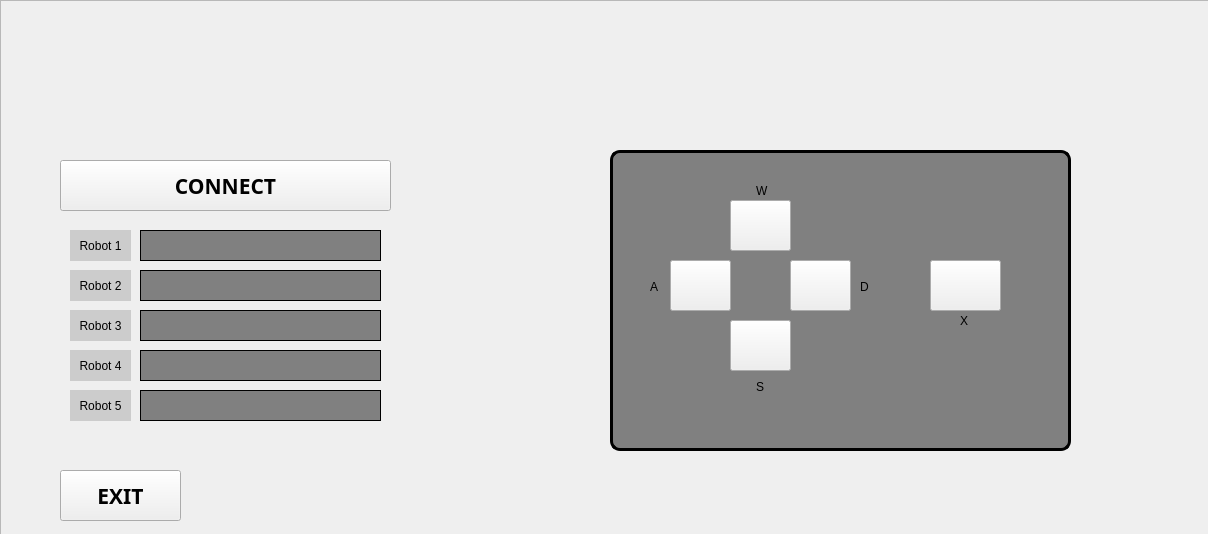
<?xml version="1.0" encoding="UTF-8"?>
<ui version="4.0">
 <class>MainWindow</class>
 <widget class="QMainWindow" name="MainWindow">
  <property name="geometry">
   <rect>
    <x>0</x>
    <y>0</y>
    <width>1208</width>
    <height>534</height>
   </rect>
  </property>
  <property name="windowTitle">
   <string>Robot Colony </string>
  </property>
  <property name="autoFillBackground">
   <bool>false</bool>
  </property>
  <property name="styleSheet">
   <string notr="true">QFrame{
	background-image: url(:/Images/backgroundImageMain.png);
}

QTextEdit{
	background: yellow;
	color: white;
	 background-color: black;
}

QTextEdit::cursor{
	background:white;
}</string>
  </property>
  <property name="animated">
   <bool>false</bool>
  </property>
  <widget class="QWidget" name="centralWidget">
   <widget class="QFrame" name="frame">
    <property name="geometry">
     <rect>
      <x>0</x>
      <y>0</y>
      <width>1211</width>
      <height>561</height>
     </rect>
    </property>
    <property name="toolTipDuration">
     <number>-1</number>
    </property>
    <property name="styleSheet">
     <string notr="true">QFrame {
     background-image: url(:/Images/backgroundImageMain.png);
     background-position: top left;
     background-origin: content;
     background-clip: padding;
 }</string>
    </property>
    <property name="frameShape">
     <enum>QFrame::StyledPanel</enum>
    </property>
    <property name="frameShadow">
     <enum>QFrame::Raised</enum>
    </property>
    <widget class="QPushButton" name="pushButton">
     <property name="geometry">
      <rect>
       <x>60</x>
       <y>160</y>
       <width>331</width>
       <height>51</height>
      </rect>
     </property>
     <property name="font">
      <font>
       <family>Tempus Sans ITC</family>
       <pointsize>16</pointsize>
       <weight>75</weight>
       <bold>true</bold>
      </font>
     </property>
     <property name="cursor">
      <cursorShape>PointingHandCursor</cursorShape>
     </property>
     <property name="text">
      <string>CONNECT</string>
     </property>
    </widget>
    <widget class="QPushButton" name="pushButton_2">
     <property name="geometry">
      <rect>
       <x>60</x>
       <y>470</y>
       <width>121</width>
       <height>51</height>
      </rect>
     </property>
     <property name="font">
      <font>
       <family>Tempus Sans ITC</family>
       <pointsize>16</pointsize>
       <weight>75</weight>
       <bold>true</bold>
      </font>
     </property>
     <property name="cursor">
      <cursorShape>PointingHandCursor</cursorShape>
     </property>
     <property name="text">
      <string>EXIT</string>
     </property>
    </widget>
    <widget class="QTextEdit" name="textEdit_1">
     <property name="geometry">
      <rect>
       <x>140</x>
       <y>230</y>
       <width>241</width>
       <height>31</height>
      </rect>
     </property>
     <property name="cursor" stdset="0">
      <cursorShape>PointingHandCursor</cursorShape>
     </property>
     <property name="mouseTracking">
      <bool>false</bool>
     </property>
     <property name="contextMenuPolicy">
      <enum>Qt::DefaultContextMenu</enum>
     </property>
     <property name="acceptDrops">
      <bool>true</bool>
     </property>
     <property name="autoFillBackground">
      <bool>false</bool>
     </property>
     <property name="styleSheet">
      <string notr="true"/>
     </property>
     <property name="inputMethodHints">
      <set>Qt::ImhMultiLine</set>
     </property>
     <property name="frameShape">
      <enum>QFrame::StyledPanel</enum>
     </property>
     <property name="frameShadow">
      <enum>QFrame::Plain</enum>
     </property>
     <property name="lineWidth">
      <number>2</number>
     </property>
     <property name="html">
      <string>&lt;!DOCTYPE HTML PUBLIC &quot;-//W3C//DTD HTML 4.0//EN&quot; &quot;http://www.w3.org/TR/REC-html40/strict.dtd&quot;&gt;
&lt;html&gt;&lt;head&gt;&lt;meta name=&quot;qrichtext&quot; content=&quot;1&quot; /&gt;&lt;style type=&quot;text/css&quot;&gt;
p, li { white-space: pre-wrap; }
&lt;/style&gt;&lt;/head&gt;&lt;body style=&quot; font-family:'MS Shell Dlg 2'; font-size:8.25pt; font-weight:400; font-style:normal;&quot; bgcolor=&quot;#808080&quot;&gt;
&lt;p style=&quot;-qt-paragraph-type:empty; margin-top:0px; margin-bottom:0px; margin-left:0px; margin-right:0px; -qt-block-indent:0; text-indent:0px;&quot;&gt;&lt;br /&gt;&lt;/p&gt;&lt;/body&gt;&lt;/html&gt;</string>
     </property>
     <property name="placeholderText">
      <string/>
     </property>
    </widget>
    <widget class="QTextEdit" name="textEdit_3">
     <property name="geometry">
      <rect>
       <x>140</x>
       <y>310</y>
       <width>241</width>
       <height>31</height>
      </rect>
     </property>
     <property name="cursor" stdset="0">
      <cursorShape>PointingHandCursor</cursorShape>
     </property>
     <property name="html">
      <string>&lt;!DOCTYPE HTML PUBLIC &quot;-//W3C//DTD HTML 4.0//EN&quot; &quot;http://www.w3.org/TR/REC-html40/strict.dtd&quot;&gt;
&lt;html&gt;&lt;head&gt;&lt;meta name=&quot;qrichtext&quot; content=&quot;1&quot; /&gt;&lt;style type=&quot;text/css&quot;&gt;
p, li { white-space: pre-wrap; }
&lt;/style&gt;&lt;/head&gt;&lt;body style=&quot; font-family:'MS Shell Dlg 2'; font-size:8.25pt; font-weight:400; font-style:normal;&quot; bgcolor=&quot;#808080&quot;&gt;
&lt;p style=&quot;-qt-paragraph-type:empty; margin-top:0px; margin-bottom:0px; margin-left:0px; margin-right:0px; -qt-block-indent:0; text-indent:0px;&quot;&gt;&lt;br /&gt;&lt;/p&gt;&lt;/body&gt;&lt;/html&gt;</string>
     </property>
    </widget>
    <widget class="QTextEdit" name="textEdit_4">
     <property name="geometry">
      <rect>
       <x>140</x>
       <y>350</y>
       <width>241</width>
       <height>31</height>
      </rect>
     </property>
     <property name="cursor" stdset="0">
      <cursorShape>PointingHandCursor</cursorShape>
     </property>
     <property name="html">
      <string>&lt;!DOCTYPE HTML PUBLIC &quot;-//W3C//DTD HTML 4.0//EN&quot; &quot;http://www.w3.org/TR/REC-html40/strict.dtd&quot;&gt;
&lt;html&gt;&lt;head&gt;&lt;meta name=&quot;qrichtext&quot; content=&quot;1&quot; /&gt;&lt;style type=&quot;text/css&quot;&gt;
p, li { white-space: pre-wrap; }
&lt;/style&gt;&lt;/head&gt;&lt;body style=&quot; font-family:'MS Shell Dlg 2'; font-size:8.25pt; font-weight:400; font-style:normal;&quot; bgcolor=&quot;#808080&quot;&gt;
&lt;p style=&quot;-qt-paragraph-type:empty; margin-top:0px; margin-bottom:0px; margin-left:0px; margin-right:0px; -qt-block-indent:0; text-indent:0px;&quot;&gt;&lt;br /&gt;&lt;/p&gt;&lt;/body&gt;&lt;/html&gt;</string>
     </property>
    </widget>
    <widget class="QTextEdit" name="textEdit_5">
     <property name="geometry">
      <rect>
       <x>140</x>
       <y>390</y>
       <width>241</width>
       <height>31</height>
      </rect>
     </property>
     <property name="cursor" stdset="0">
      <cursorShape>PointingHandCursor</cursorShape>
     </property>
     <property name="html">
      <string>&lt;!DOCTYPE HTML PUBLIC &quot;-//W3C//DTD HTML 4.0//EN&quot; &quot;http://www.w3.org/TR/REC-html40/strict.dtd&quot;&gt;
&lt;html&gt;&lt;head&gt;&lt;meta name=&quot;qrichtext&quot; content=&quot;1&quot; /&gt;&lt;style type=&quot;text/css&quot;&gt;
p, li { white-space: pre-wrap; }
&lt;/style&gt;&lt;/head&gt;&lt;body style=&quot; font-family:'MS Shell Dlg 2'; font-size:8.25pt; font-weight:400; font-style:normal;&quot; bgcolor=&quot;#808080&quot;&gt;
&lt;p style=&quot;-qt-paragraph-type:empty; margin-top:0px; margin-bottom:0px; margin-left:0px; margin-right:0px; -qt-block-indent:0; text-indent:0px;&quot;&gt;&lt;br /&gt;&lt;/p&gt;&lt;/body&gt;&lt;/html&gt;</string>
     </property>
    </widget>
    <widget class="QPushButton" name="pushButton_right">
     <property name="geometry">
      <rect>
       <x>790</x>
       <y>260</y>
       <width>61</width>
       <height>51</height>
      </rect>
     </property>
     <property name="cursor">
      <cursorShape>PointingHandCursor</cursorShape>
     </property>
     <property name="text">
      <string/>
     </property>
     <property name="icon">
      <iconset resource="Resources.qrc">
       <normaloff>:/Images/arrow_right.png</normaloff>:/Images/arrow_right.png</iconset>
     </property>
     <property name="iconSize">
      <size>
       <width>40</width>
       <height>40</height>
      </size>
     </property>
     <property name="autoDefault">
      <bool>true</bool>
     </property>
    </widget>
    <widget class="QPushButton" name="pushButton_left">
     <property name="geometry">
      <rect>
       <x>670</x>
       <y>260</y>
       <width>61</width>
       <height>51</height>
      </rect>
     </property>
     <property name="cursor">
      <cursorShape>PointingHandCursor</cursorShape>
     </property>
     <property name="text">
      <string/>
     </property>
     <property name="icon">
      <iconset resource="Resources.qrc">
       <normaloff>:/Images/arrow_left.png</normaloff>:/Images/arrow_left.png</iconset>
     </property>
     <property name="iconSize">
      <size>
       <width>40</width>
       <height>40</height>
      </size>
     </property>
    </widget>
    <widget class="QPushButton" name="pushButton_up">
     <property name="geometry">
      <rect>
       <x>730</x>
       <y>200</y>
       <width>61</width>
       <height>51</height>
      </rect>
     </property>
     <property name="cursor">
      <cursorShape>PointingHandCursor</cursorShape>
     </property>
     <property name="text">
      <string/>
     </property>
     <property name="icon">
      <iconset resource="Resources.qrc">
       <normaloff>:/Images/arrow_up.png</normaloff>:/Images/arrow_up.png</iconset>
     </property>
     <property name="iconSize">
      <size>
       <width>40</width>
       <height>40</height>
      </size>
     </property>
     <property name="flat">
      <bool>false</bool>
     </property>
    </widget>
    <widget class="QPushButton" name="pushButton_down">
     <property name="geometry">
      <rect>
       <x>730</x>
       <y>320</y>
       <width>61</width>
       <height>51</height>
      </rect>
     </property>
     <property name="cursor">
      <cursorShape>PointingHandCursor</cursorShape>
     </property>
     <property name="styleSheet">
      <string notr="true"/>
     </property>
     <property name="text">
      <string/>
     </property>
     <property name="icon">
      <iconset resource="Resources.qrc">
       <normaloff>:/Images/arrow_down.ico</normaloff>:/Images/arrow_down.ico</iconset>
     </property>
     <property name="iconSize">
      <size>
       <width>40</width>
       <height>40</height>
      </size>
     </property>
     <property name="shortcut">
      <string/>
     </property>
    </widget>
    <widget class="QPushButton" name="pushButton_stop">
     <property name="geometry">
      <rect>
       <x>930</x>
       <y>260</y>
       <width>71</width>
       <height>51</height>
      </rect>
     </property>
     <property name="cursor">
      <cursorShape>PointingHandCursor</cursorShape>
     </property>
     <property name="text">
      <string/>
     </property>
     <property name="icon">
      <iconset resource="Resources.qrc">
       <normaloff>:/Images/stop.png</normaloff>:/Images/stop.png</iconset>
     </property>
     <property name="iconSize">
      <size>
       <width>60</width>
       <height>60</height>
      </size>
     </property>
     <property name="autoDefault">
      <bool>true</bool>
     </property>
    </widget>
    <widget class="QFrame" name="frame_2">
     <property name="geometry">
      <rect>
       <x>610</x>
       <y>150</y>
       <width>461</width>
       <height>301</height>
      </rect>
     </property>
     <property name="styleSheet">
      <string notr="true">QFrame{
	background: grey;
	border-width: 3px;
	border-color:black;
    border-style: solid;
    border-radius: 10px;
}</string>
     </property>
     <property name="frameShape">
      <enum>QFrame::StyledPanel</enum>
     </property>
     <property name="frameShadow">
      <enum>QFrame::Raised</enum>
     </property>
     <widget class="QLabel" name="label_6">
      <property name="geometry">
       <rect>
        <x>140</x>
        <y>30</y>
        <width>61</width>
        <height>21</height>
       </rect>
      </property>
      <property name="styleSheet">
       <string notr="true">QLabel{
	border-width: 0px;
	margin-left:3px;
	}</string>
      </property>
      <property name="text">
       <string>W</string>
      </property>
     </widget>
     <widget class="QLabel" name="label_7">
      <property name="geometry">
       <rect>
        <x>250</x>
        <y>130</y>
        <width>46</width>
        <height>13</height>
       </rect>
      </property>
      <property name="styleSheet">
       <string notr="true">
QLabel{
	border-width: 0px;
	}</string>
      </property>
      <property name="text">
       <string>D</string>
      </property>
     </widget>
     <widget class="QLabel" name="label_8">
      <property name="geometry">
       <rect>
        <x>140</x>
        <y>230</y>
        <width>46</width>
        <height>13</height>
       </rect>
      </property>
      <property name="styleSheet">
       <string notr="true">QLabel{
	border-width: 0px;
	margin-left:3px;
	}</string>
      </property>
      <property name="text">
       <string>S</string>
      </property>
     </widget>
     <widget class="QLabel" name="label_9">
      <property name="geometry">
       <rect>
        <x>40</x>
        <y>130</y>
        <width>46</width>
        <height>13</height>
       </rect>
      </property>
      <property name="styleSheet">
       <string notr="true">QLabel{
	border-width: 0px;
	}</string>
      </property>
      <property name="text">
       <string>A</string>
      </property>
     </widget>
     <widget class="QLabel" name="label_10">
      <property name="geometry">
       <rect>
        <x>350</x>
        <y>160</y>
        <width>61</width>
        <height>21</height>
       </rect>
      </property>
      <property name="styleSheet">
       <string notr="true">QLabel{
	border-width: 0px;

	}</string>
      </property>
      <property name="text">
       <string>X</string>
      </property>
     </widget>
    </widget>
    <widget class="QLabel" name="label">
     <property name="geometry">
      <rect>
       <x>70</x>
       <y>230</y>
       <width>61</width>
       <height>31</height>
      </rect>
     </property>
     <property name="layoutDirection">
      <enum>Qt::LeftToRight</enum>
     </property>
     <property name="autoFillBackground">
      <bool>false</bool>
     </property>
     <property name="styleSheet">
      <string notr="true">QLabel{
	background: #cccccc;
}</string>
     </property>
     <property name="text">
      <string>Robot 1</string>
     </property>
     <property name="alignment">
      <set>Qt::AlignCenter</set>
     </property>
    </widget>
    <widget class="QLabel" name="label_2">
     <property name="geometry">
      <rect>
       <x>70</x>
       <y>270</y>
       <width>61</width>
       <height>31</height>
      </rect>
     </property>
     <property name="layoutDirection">
      <enum>Qt::LeftToRight</enum>
     </property>
     <property name="autoFillBackground">
      <bool>false</bool>
     </property>
     <property name="styleSheet">
      <string notr="true">QLabel{
	background: #cccccc;
}</string>
     </property>
     <property name="text">
      <string>Robot 2</string>
     </property>
     <property name="alignment">
      <set>Qt::AlignCenter</set>
     </property>
    </widget>
    <widget class="QLabel" name="label_3">
     <property name="geometry">
      <rect>
       <x>70</x>
       <y>310</y>
       <width>61</width>
       <height>31</height>
      </rect>
     </property>
     <property name="layoutDirection">
      <enum>Qt::LeftToRight</enum>
     </property>
     <property name="autoFillBackground">
      <bool>false</bool>
     </property>
     <property name="styleSheet">
      <string notr="true">QLabel{
	background: #cccccc;
}</string>
     </property>
     <property name="text">
      <string>Robot 3</string>
     </property>
     <property name="alignment">
      <set>Qt::AlignCenter</set>
     </property>
    </widget>
    <widget class="QLabel" name="label_4">
     <property name="geometry">
      <rect>
       <x>70</x>
       <y>350</y>
       <width>61</width>
       <height>31</height>
      </rect>
     </property>
     <property name="layoutDirection">
      <enum>Qt::LeftToRight</enum>
     </property>
     <property name="autoFillBackground">
      <bool>false</bool>
     </property>
     <property name="styleSheet">
      <string notr="true">QLabel{
	background: #cccccc;
}</string>
     </property>
     <property name="text">
      <string>Robot 4</string>
     </property>
     <property name="alignment">
      <set>Qt::AlignCenter</set>
     </property>
    </widget>
    <widget class="QLabel" name="label_5">
     <property name="geometry">
      <rect>
       <x>70</x>
       <y>390</y>
       <width>61</width>
       <height>31</height>
      </rect>
     </property>
     <property name="layoutDirection">
      <enum>Qt::LeftToRight</enum>
     </property>
     <property name="autoFillBackground">
      <bool>false</bool>
     </property>
     <property name="styleSheet">
      <string notr="true">QLabel{
	background: #cccccc;
}</string>
     </property>
     <property name="text">
      <string>Robot 5</string>
     </property>
     <property name="alignment">
      <set>Qt::AlignCenter</set>
     </property>
    </widget>
    <widget class="QTextEdit" name="textEdit_2">
     <property name="geometry">
      <rect>
       <x>140</x>
       <y>270</y>
       <width>241</width>
       <height>31</height>
      </rect>
     </property>
     <property name="cursor" stdset="0">
      <cursorShape>PointingHandCursor</cursorShape>
     </property>
     <property name="mouseTracking">
      <bool>false</bool>
     </property>
     <property name="contextMenuPolicy">
      <enum>Qt::DefaultContextMenu</enum>
     </property>
     <property name="acceptDrops">
      <bool>true</bool>
     </property>
     <property name="autoFillBackground">
      <bool>false</bool>
     </property>
     <property name="styleSheet">
      <string notr="true"/>
     </property>
     <property name="inputMethodHints">
      <set>Qt::ImhMultiLine</set>
     </property>
     <property name="frameShape">
      <enum>QFrame::StyledPanel</enum>
     </property>
     <property name="frameShadow">
      <enum>QFrame::Plain</enum>
     </property>
     <property name="lineWidth">
      <number>2</number>
     </property>
     <property name="html">
      <string>&lt;!DOCTYPE HTML PUBLIC &quot;-//W3C//DTD HTML 4.0//EN&quot; &quot;http://www.w3.org/TR/REC-html40/strict.dtd&quot;&gt;
&lt;html&gt;&lt;head&gt;&lt;meta name=&quot;qrichtext&quot; content=&quot;1&quot; /&gt;&lt;style type=&quot;text/css&quot;&gt;
p, li { white-space: pre-wrap; }
&lt;/style&gt;&lt;/head&gt;&lt;body style=&quot; font-family:'MS Shell Dlg 2'; font-size:8.25pt; font-weight:400; font-style:normal;&quot; bgcolor=&quot;#808080&quot;&gt;
&lt;p style=&quot;-qt-paragraph-type:empty; margin-top:0px; margin-bottom:0px; margin-left:0px; margin-right:0px; -qt-block-indent:0; text-indent:0px;&quot;&gt;&lt;br /&gt;&lt;/p&gt;&lt;/body&gt;&lt;/html&gt;</string>
     </property>
     <property name="placeholderText">
      <string/>
     </property>
    </widget>
    <zorder>frame_2</zorder>
    <zorder>pushButton</zorder>
    <zorder>pushButton_2</zorder>
    <zorder>textEdit_1</zorder>
    <zorder>textEdit_3</zorder>
    <zorder>textEdit_4</zorder>
    <zorder>textEdit_5</zorder>
    <zorder>pushButton_right</zorder>
    <zorder>pushButton_left</zorder>
    <zorder>pushButton_up</zorder>
    <zorder>pushButton_down</zorder>
    <zorder>pushButton_stop</zorder>
    <zorder>label</zorder>
    <zorder>label_2</zorder>
    <zorder>label_3</zorder>
    <zorder>label_4</zorder>
    <zorder>label_5</zorder>
    <zorder>textEdit_2</zorder>
   </widget>
  </widget>
 </widget>
 <layoutdefault spacing="6" margin="11"/>
 <resources>
  <include location="Resources.qrc"/>
 </resources>
 <connections/>
</ui>
